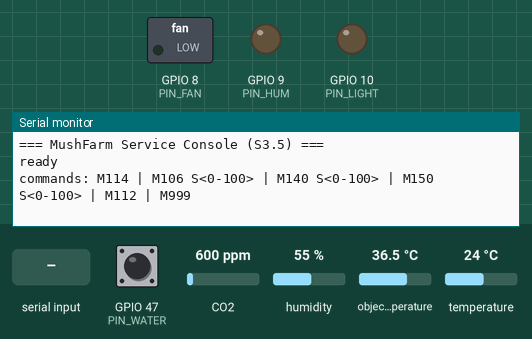
Bench run of a sketch on a simulated ESP32-S3. On the bench: switched loads named in the sketch (green lamp = pin HIGH), output pins drawn as LEDs (lit = HIGH), the last lines printed to the serial monitor. Inputs (shaded band) come from the test bench; at power-on: GPIO 47 (PIN_WATER) HIGH, CO2 600 ppm, humidity 55 %, object temperature 36.5 °C, temperature 24 °C.

Above: at 2.7 s.
2.8 s: "M999\n" received over Serial
At 3.7 s:
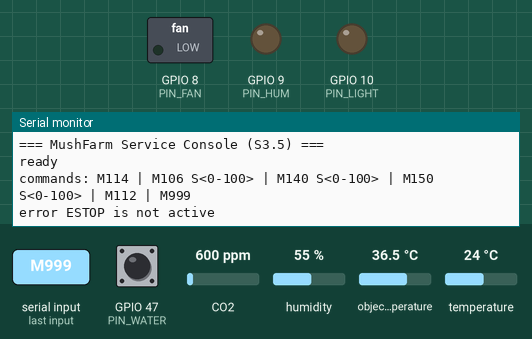
4.3 s: "M114\n" received over Serial
At 5.0 s:
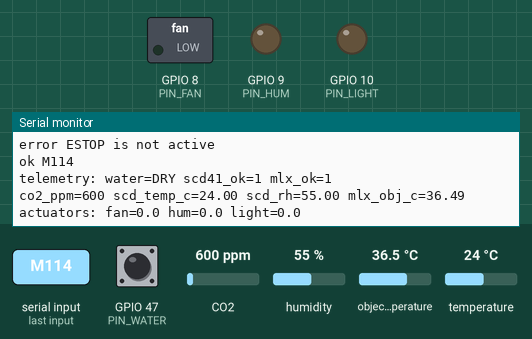
5.8 s: "M106\n" received over Serial
At 7.2 s:
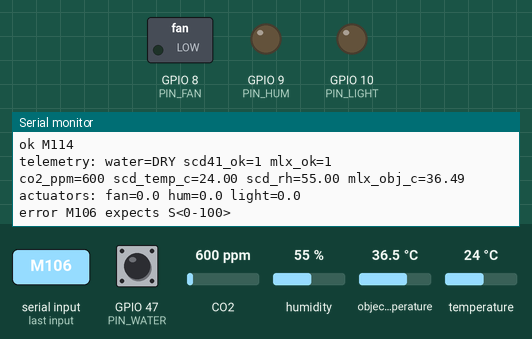

The sketch:

service_console_gcode.ino
```cpp
#include <Arduino.h>
#include <Wire.h>
#include <SensirionI2CScd4x.h>
#include <Adafruit_MLX90614.h>

// Pin map (ESP32-S3 DevKitC).
static constexpr uint8_t PIN_I2C_SDA = 1;
static constexpr uint8_t PIN_I2C_SCL = 2;
static constexpr uint8_t PIN_WATER   = 47;
static constexpr uint8_t PIN_FAN     = 8;
static constexpr uint8_t PIN_HUM     = 9;
static constexpr uint8_t PIN_LIGHT   = 10;

// PWM settings.
static constexpr uint32_t PWM_FREQ_HZ = 25000;
static constexpr uint8_t PWM_RES_BITS = 10;
static constexpr uint32_t PWM_MAX_DUTY = (1u << PWM_RES_BITS) - 1u;

SensirionI2CScd4x scd4x;
Adafruit_MLX90614 mlx;

static char s_line_buf[96];
static size_t s_line_len = 0;
static bool s_estop_latched = false;

static uint16_t s_co2_ppm = 0;
static float s_scd_temp_c = NAN;
static float s_scd_rh = NAN;
static float s_mlx_obj_c = NAN;
static bool s_scd_ok = false;
static bool s_mlx_ok = false;

static float s_fan_pct = 0.0f;
static float s_hum_pct = 0.0f;
static float s_light_pct = 0.0f;

static uint32_t percent_to_duty(float percent) {
    if (percent <= 0.0f) return 0;
    if (percent >= 100.0f) return PWM_MAX_DUTY;
    return (uint32_t)((percent / 100.0f) * (float)PWM_MAX_DUTY + 0.5f);
}

static float clamp_percent(float p) {
    if (p < 0.0f) return 0.0f;
    if (p > 100.0f) return 100.0f;
    return p;
}

static bool water_present() {
    return digitalRead(PIN_WATER) == LOW;
}

static void set_pwm_percent(uint8_t pin, float percent) {
    ledcWrite(pin, percent_to_duty(clamp_percent(percent)));
}

static void all_off() {
    s_fan_pct = 0.0f;
    s_hum_pct = 0.0f;
    s_light_pct = 0.0f;
    set_pwm_percent(PIN_FAN, 0.0f);
    set_pwm_percent(PIN_HUM, 0.0f);
    set_pwm_percent(PIN_LIGHT, 0.0f);
}

static void telemetry_poll() {
    // SCD41: only read when new data is ready.
    bool ready = false;
    uint16_t err = scd4x.getDataReadyStatus(ready);
    if (err == 0 && ready) {
        uint16_t co2 = 0;
        float t = NAN;
        float rh = NAN;
        err = scd4x.readMeasurement(co2, t, rh);
        if (err == 0 && co2 > 0) {
            s_co2_ppm = co2;
            s_scd_temp_c = t;
            s_scd_rh = rh;
            s_scd_ok = true;
        } else {
            s_scd_ok = false;
        }
    }

    // MLX90614: read each telemetry cycle.
    if (s_mlx_ok) {
        float t_obj = mlx.readObjectTempC();
        if (!isnan(t_obj)) {
            s_mlx_obj_c = t_obj;
        } else {
            s_mlx_ok = false;
        }
    }
}

static bool parse_s_param_percent(const char* cmd, float* out_percent) {
    const char* s = strchr(cmd, 'S');
    if (!s || !out_percent) return false;
    char* endp = nullptr;
    float v = strtof(s + 1, &endp);
    if (endp == s + 1) return false;
    *out_percent = clamp_percent(v);
    return true;
}

static void handle_m114() {
    telemetry_poll();
    Serial.println("ok M114");
    Serial.printf("telemetry: water=%s scd41_ok=%s mlx_ok=%s\n",
                  water_present() ? "WET" : "DRY",
                  s_scd_ok ? "1" : "0",
                  s_mlx_ok ? "1" : "0");
    Serial.printf("co2_ppm=%u scd_temp_c=%.2f scd_rh=%.2f mlx_obj_c=%.2f\n",
                  s_co2_ppm, s_scd_temp_c, s_scd_rh, s_mlx_obj_c);
    Serial.printf("actuators: fan=%.1f hum=%.1f light=%.1f\n",
                  s_fan_pct, s_hum_pct, s_light_pct);
}

static void handle_m106(const char* cmd) {
    if (s_estop_latched) {
        Serial.println("error ESTOP_LATCHED (reboot required)");
        return;
    }
    float p = 0.0f;
    if (!parse_s_param_percent(cmd, &p)) {
        Serial.println("error M106 expects S<0-100>");
        return;
    }
    s_fan_pct = p;
    set_pwm_percent(PIN_FAN, p);
    Serial.printf("ok M106 fan=%.1f\n", s_fan_pct);
}

static void handle_m140(const char* cmd) {
    if (s_estop_latched) {
        Serial.println("error ESTOP_LATCHED (reboot required)");
        return;
    }
    float p = 0.0f;
    if (!parse_s_param_percent(cmd, &p)) {
        Serial.println("error M140 expects S<0-100>");
        return;
    }
    if (p > 0.0f && !water_present()) {
        Serial.println("error DRY_RUN_GUARD");
        return;
    }
    s_hum_pct = p;
    set_pwm_percent(PIN_HUM, p);
    Serial.printf("ok M140 hum=%.1f\n", s_hum_pct);
}

static void handle_m150(const char* cmd) {
    if (s_estop_latched) {
        Serial.println("error ESTOP_LATCHED (reboot required)");
        return;
    }
    float p = 0.0f;
    if (!parse_s_param_percent(cmd, &p)) {
        Serial.println("error M150 expects S<0-100>");
        return;
    }
    s_light_pct = p;
    set_pwm_percent(PIN_LIGHT, p);
    Serial.printf("ok M150 light=%.1f\n", s_light_pct);
}

static void handle_m112() {
    all_off();
    s_estop_latched = true;
    Serial.println("ok M112 ESTOP engaged; outputs OFF");
}

static void handle_m999(const char* cmd) {
    if (!s_estop_latched) {
        Serial.println("error ESTOP is not active");
        return;
    }
    if (strcmp(cmd, "M999") == 0) {
        s_estop_latched = false;
        Serial.println("ok M999 ESTOP released");
        return;
    }
    Serial.println("error Usage: M999");
}

static void handle_command(char* line) {
    // Trim leading spaces.
    while (*line == ' ' || *line == '\t') {
        ++line;
    }
    if (*line == '\0') return;

    if (strcmp(line, "M114") == 0) {
        handle_m114();
    } else if (strncmp(line, "M106", 4) == 0) {
        handle_m106(line);
    } else if (strncmp(line, "M140", 4) == 0) {
        handle_m140(line);
    } else if (strncmp(line, "M150", 4) == 0) {
        handle_m150(line);
    } else if (strcmp(line, "M112") == 0) {
        handle_m112();
    } else if (strncmp(line, "M999", 4) == 0) {
        handle_m999(line);
    } else {
        Serial.println("error Unknown command");
    }
}

static void serial_poll() {
    while (Serial.available() > 0) {
        char c = (char)Serial.read();
        if (c == '\r') continue;
        if (c == '\n') {
            s_line_buf[s_line_len] = '\0';
            handle_command(s_line_buf);
            s_line_len = 0;
            continue;
        }
        if (s_line_len < sizeof(s_line_buf) - 1) {
            s_line_buf[s_line_len++] = c;
        } else {
            // Overflow protection: reset parser state.
            s_line_len = 0;
            Serial.println("error Line too long");
        }
    }
}

void setup() {
    Serial.begin(115200);
    delay(1500);
    Serial.println("\n=== MushFarm Service Console (S3.5) ===");

    pinMode(PIN_WATER, INPUT_PULLUP);
    Wire.begin(PIN_I2C_SDA, PIN_I2C_SCL);

    scd4x.begin(Wire);
    (void)scd4x.wakeUp();
    (void)scd4x.stopPeriodicMeasurement();
    (void)scd4x.startPeriodicMeasurement();
    s_scd_ok = true;

    s_mlx_ok = mlx.begin();

    ledcAttach(PIN_FAN, PWM_FREQ_HZ, PWM_RES_BITS);
    ledcAttach(PIN_HUM, PWM_FREQ_HZ, PWM_RES_BITS);
    ledcAttach(PIN_LIGHT, PWM_FREQ_HZ, PWM_RES_BITS);
    all_off();

    Serial.println("ready");
    Serial.println("commands: M114 | M106 S<0-100> | M140 S<0-100> | M150 S<0-100> | M112 | M999");
}

void loop() {
    serial_poll();
    delay(2);
}
```

Measured:
- after the input at 2.8 s, the serial monitor: prints a new line at once (image 1)
- after the input at 4.3 s, the serial monitor: prints a new line at once (image 2)
- after the input at 5.8 s, the serial monitor: prints a new line at once (image 3)
